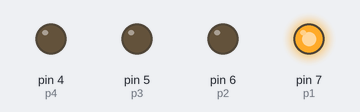
A sketch run on a simulated Arduino Uno, built with avr-gcc and run on an emulated ATmega328P. On the bench: output pins drawn as LEDs (lit = HIGH).

Above: at 0.1 s.
At 0.7 s:
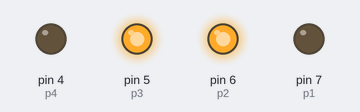
At 1.5 s:
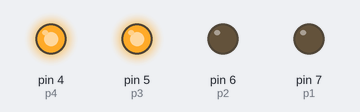
At 2.3 s:
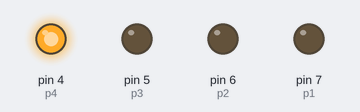
At 3.5 s:
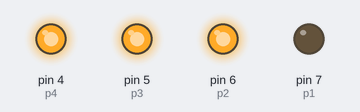
At 5.1 s:
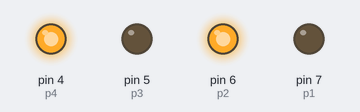
Timing chart, 0 to 5.5 s (numbered marks = the images above):
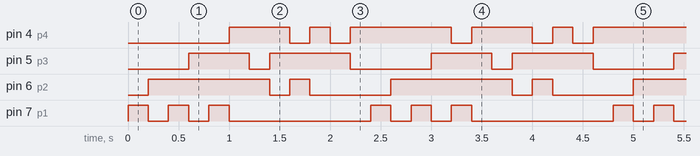

The sketch:

CharlieplexTest.ino
```cpp
int p1 = 7;
int p2 = 6;
int p3 = 5;
int p4 = 4;

void setPins(int on, int off, int input1, int input2)
{
  pinMode(on, OUTPUT);
  digitalWrite(on, HIGH);

  pinMode(off, OUTPUT);
  digitalWrite(off, LOW);

  pinMode(input1, INPUT);
  pinMode(input2, INPUT);

  delay(200);
}

void setup()
{
  pinMode(p1, INPUT);
  pinMode(p2, INPUT);
  pinMode(p3, INPUT);
  pinMode(p4, INPUT);
}

void loop()
{
  setPins(p1, p2, p3, p4);  //  10--
  setPins(p2, p1, p3, p4);  //  01--
  setPins(p1, p3, p2, p4);  //  1-0-
  setPins(p3, p1, p2, p4);  //  0-1-

  setPins(p1, p4, p2, p3);  //  1--0
  setPins(p4, p1, p2, p3);  //  0--1
  setPins(p2, p3, p1, p4);  //  -10-
  setPins(p3, p2, p1, p4);  //  -01-

  setPins(p2, p4, p1, p3);  //  -1-0
  setPins(p4, p2, p1, p3);  //  -0-1
  setPins(p3, p4, p1, p2);  //  --10
  setPins(p4, p3, p1, p2);  //  --01
}
```

Measured:
- by itself, pin 4 (p4): repeats every 2.4 s: LOW 0.20 s, HIGH 0.20 s, LOW 0.20 s, HIGH 1.0 s, LOW 0.20 s, HIGH 0.60 s
- by itself, pin 5 (p3): repeats every 2.4 s: LOW 0.20 s, HIGH 0.80 s, LOW 0.80 s, HIGH 0.60 s
- by itself, pin 6 (p2): repeats every 2.4 s: LOW 0.20 s, HIGH 0.20 s, LOW 0.80 s, HIGH 1.2 s
- by itself, pin 7 (p1): repeats every 2.4 s: 2 × (LOW 0.20 s, HIGH 0.20 s), LOW 1.4 s, HIGH 0.20 s
